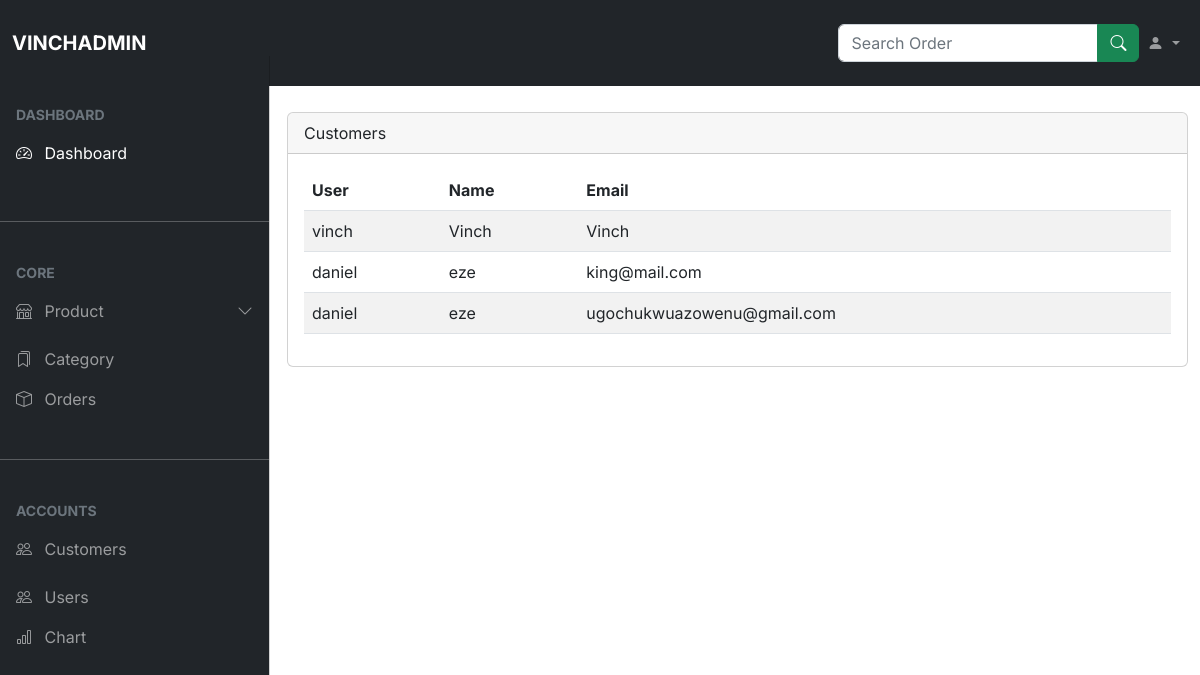
/customers/, run on an earlier commit of the app's database.
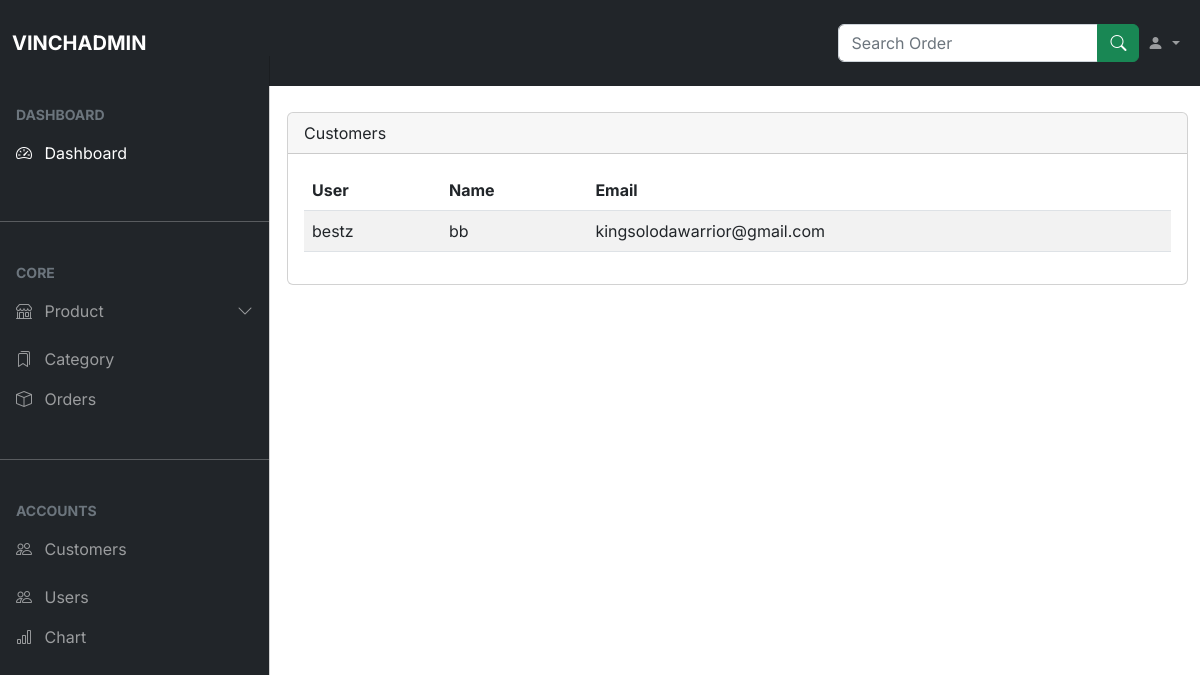
And on a later commit of the database.
### store/models.py (models this page shows, shortened)
class Customer(models.Model):
    user = models.OneToOneField(NewUser, on_delete=models.CASCADE)
    name = models.CharField(max_length=200, null=True)
    email = models.CharField(max_length=200, null=True)

### account/models.py (models this page shows)
class NewUser(AbstractBaseUser, PermissionsMixin):
    STATUS = (
        ('M', 'M'),
        ('F', 'F'),
    )
    email = models.EmailField(_("Email Adress"), unique=True)
    first_name = models.CharField(max_length=150)
    last_name = models.CharField(max_length=150)
    middle_name = models.CharField(max_length=150)
    gender = models.CharField(max_length=10, choices=STATUS, null=True)
    phone_number = models.CharField(max_length=17, blank=True, null=True)
    joined_date = models.DateTimeField(default=timezone.now)
    is_staff = models.BooleanField(default = False)
    is_active = models.BooleanField(default=False)
    objects = CustomAccountManager()
    USERNAME_FIELD = "email"
    REQUIRED_FIELDS = ['first_name', 'last_name', 'middle_name', 'gender', 'phone_number']
    def __str__(self):
        return self.last_name

### vinchadmin/views.py (the view)
# urls.py: path('customers/', views.customers, name="customers")
def customers(request):
    customer = Customer.objects.filter()
    return render(request, 'admindashboard/customers.html', {'customers': customer})

### account/context_processors.py (called while the page is built)
def users(request):
    if request.user.is_authenticated:
        username = NewUser.objects.get(last_name=request.user)
        last_name = username.last_name
    else:
        last_name = "Account"
        pass
    return {'last_name': last_name}

### store/context_processors.py (called while the page is built, shortened)
def total_cart_items(request):
    if request.user.is_authenticated:
        customer = request.user.customer
        order, created = Order.objects.get_or_create(customer=customer, complete=False)
        items = order.orderitem_set.all()
        if order:
            orderitems = OrderItem.objects.filter(order=order)
            qty = sum([item.quantity for item in orderitems])
            cart_total = sum([item.get_total for item in orderitems])
        else:
            qty = 0
            cart_total = 0
    else:
        try:
            cart = json.loads(request.COOKIES['cart'])
        except:
            cart = {}
        qty = 0
        cart_total = 0
        items = []
    return {'qty': qty, 'cart_total': cart_total, 'items': items}

### templates/admindashboard/customers.html (shortened to what this page needs)
{% extends 'admindashboard/home.html' %}
{% load static %}
{% block content %}
<div class="container-fluid my-5">
    <div class="row">
        <div class="col-md-12">
            <div class="card">
                <div class="card-header">
                    Customers
                </div>
                <div class="card-body">
                    <div class="table-responsive">
                        <table class="table table-striped">
                            <thead>
                                <tr>
                                    <th>User</th>
                                    <th>Name</th>
                                    <th>Email</th>
                                </tr>
                            </thead>
                            <tbody>
                                {% for user in  customers%}
                                    <tr>
                                        <td>{{user.user}}</td>
                                        <td>{{user.name}}</td>
                                        <td>{{user.email}}</td>
                                    </tr>
                                {% endfor %}
                            </tbody>
                        </table>
                    </div>
                </div>
            </div>
        </div>
    </div>
</div>
{% endblock content%}

What changed in the data, as far as the page shows it:
removed Customer: user "daniel", name "eze", email "king@mail.com"
removed Customer: user "daniel", name "eze", email "ugochukwuazowenu@gmail.com"
changed Customer: user "vinch" → "bestz"; name "Vinch" → "bb"; email "Vinch" → "kingsolodawarrior@gmail.com"
